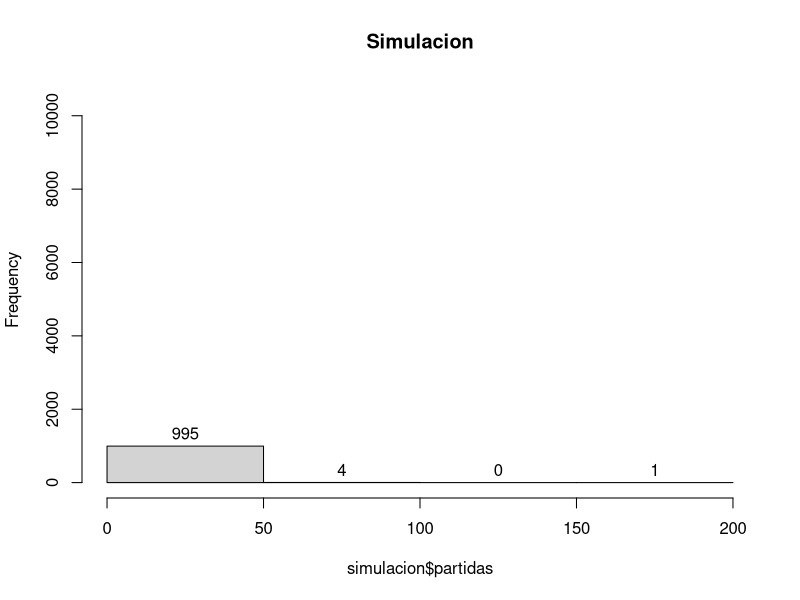

Here is the R script that generated this plot:
N<-1000
#simulaciones
xt<- 110
# Dinero Objetivo
simulacion <- data.frame(partidas= integer(0), resultado= integer(0), ganadas=integer(0))



for (i in 1:N){
x0<-100 #dinero inicial
apu<-17 # dinero que apostamos por partida
g<-1
p<-1
j<-1
    while(x0>0 & x0<xt){
        resultado<-runif(1,0,1)
        
        if(x0<apu){apu = x0}
        if(resultado>=(18/37)){
        x0<-x0+apu
        g<-g+1
        apu <- 1
        }else{
        x0<-x0-apu
        apu<-apu*2
        p<-p+1
        }
j<-j+1
}
simulacion[i,1]<-j
simulacion[i,2]<-x0
simulacion[i,3]<-g
simulacion[i,4]<-p
}

simulacion

head(simulacion)
mean(simulacion$partidas)
max(simulacion$partidas)
summary(simulacion)
hist(simulacion$partidas, labels=TRUE, ylim=c(0,10500), nclass=3, main="Simulacion")

